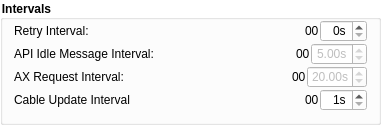
                       <widget class="QGroupBox" name="IntervalGroup">
                        <property name="geometry">
                         <rect>
                          <x>0</x>
                          <y>310</y>
                          <width>381</width>
                          <height>121</height>
                         </rect>
                        </property>
                        <property name="font">
                         <font>
                          <weight>75</weight>
                          <bold>true</bold>
                         </font>
                        </property>
                        <property name="styleSheet">
                         <string notr="true">background-color: rgba(255, 255, 255, 100);
border-color: rgb(255, 255, 255);</string>
                        </property>
                        <property name="title">
                         <string>Intervals</string>
                        </property>
                        <property name="flat">
                         <bool>true</bool>
                        </property>
                        <layout class="QVBoxLayout" name="verticalLayout_5">
                         <property name="spacing">
                          <number>1</number>
                         </property>
                         <property name="topMargin">
                          <number>0</number>
                         </property>
                         <item>
                          <layout class="QHBoxLayout" name="horizontalLayout_6">
                           <property name="spacing">
                            <number>1</number>
                           </property>
                           <item>
                            <widget class="QLabel" name="label">
                             <property name="toolTip">
                              <string>&lt;html&gt;&lt;head/&gt;&lt;body&gt;&lt;p&gt;This variable controls the interval between individual attempts at connection to API and PLC servers.&lt;/p&gt;&lt;/body&gt;&lt;/html&gt;</string>
                             </property>
                             <property name="styleSheet">
                              <string notr="true">background-color:transparent</string>
                             </property>
                             <property name="text">
                              <string>Retry Interval:</string>
                             </property>
                            </widget>
                           </item>
                           <item>
                            <spacer name="horizontalSpacer_19">
                             <property name="orientation">
                              <enum>Qt::Horizontal</enum>
                             </property>
                             <property name="sizeHint" stdset="0">
                              <size>
                               <width>40</width>
                               <height>20</height>
                              </size>
                             </property>
                            </spacer>
                           </item>
                           <item>
                            <widget class="QLabel" name="auto_label_4">
                             <property name="toolTip">
                              <string>&lt;html&gt;&lt;head/&gt;&lt;body&gt;&lt;p&gt;This variable shows in how long does MasterAPP executes Retry.&lt;/p&gt;&lt;/body&gt;&lt;/html&gt;</string>
                             </property>
                             <property name="styleSheet">
                              <string notr="true">background-color:transparent</string>
                             </property>
                             <property name="text">
                              <string>00</string>
                             </property>
                            </widget>
                           </item>
                           <item>
                            <widget class="QSpinBox" name="ri_spinBox">
                             <property name="maximumSize">
                              <size>
                               <width>60</width>
                               <height>16777215</height>
                              </size>
                             </property>
                             <property name="styleSheet">
                              <string notr="true">background-color:white</string>
                             </property>
                             <property name="alignment">
                              <set>Qt::AlignRight|Qt::AlignTrailing|Qt::AlignVCenter</set>
                             </property>
                             <property name="suffix">
                              <string>s</string>
                             </property>
                            </widget>
                           </item>
                          </layout>
                         </item>
                         <item>
                          <layout class="QHBoxLayout" name="horizontalLayout_8">
                           <property name="spacing">
                            <number>1</number>
                           </property>
                           <item>
                            <widget class="QLabel" name="label_6">
                             <property name="toolTip">
                              <string>&lt;html&gt;&lt;head/&gt;&lt;body&gt;&lt;p&gt;This variable controls the interval between Idle messages to API.&lt;/p&gt;&lt;p&gt;MasterAPP periodically sends a http GET request on which API responds in case of an update.&lt;/p&gt;&lt;/body&gt;&lt;/html&gt;</string>
                             </property>
                             <property name="styleSheet">
                              <string notr="true">background-color:transparent</string>
                             </property>
                             <property name="text">
                              <string>API Idle Message Interval:</string>
                             </property>
                            </widget>
                           </item>
                           <item>
                            <spacer name="horizontalSpacer_21">
                             <property name="orientation">
                              <enum>Qt::Horizontal</enum>
                             </property>
                             <property name="sizeHint" stdset="0">
                              <size>
                               <width>40</width>
                               <height>20</height>
                              </size>
                             </property>
                            </spacer>
                           </item>
                           <item>
                            <widget class="QLabel" name="auto_label_3">
                             <property name="toolTip">
                              <string>&lt;html&gt;&lt;head/&gt;&lt;body&gt;&lt;p&gt;This variable shows in how long does MasterAPP sends an Idle Message&lt;/p&gt;&lt;/body&gt;&lt;/html&gt;</string>
                             </property>
                             <property name="styleSheet">
                              <string notr="true">background-color:transparent</string>
                             </property>
                             <property name="text">
                              <string>00</string>
                             </property>
                            </widget>
                           </item>
                           <item>
                            <widget class="QDoubleSpinBox" name="aui_doubleSpinBox">
                             <property name="enabled">
                              <bool>false</bool>
                             </property>
                             <property name="minimumSize">
                              <size>
                               <width>0</width>
                               <height>0</height>
                              </size>
                             </property>
                             <property name="maximumSize">
                              <size>
                               <width>56</width>
                               <height>16777215</height>
                              </size>
                             </property>
                             <property name="toolTip">
                              <string>&lt;html&gt;&lt;head/&gt;&lt;body&gt;&lt;p&gt;The interval between attempts at communicating with API and PLC servers. If fails once, connection is lost.&lt;/p&gt;&lt;/body&gt;&lt;/html&gt;</string>
                             </property>
                             <property name="styleSheet">
                              <string notr="true">background-color:white</string>
                             </property>
                             <property name="alignment">
                              <set>Qt::AlignRight|Qt::AlignTrailing|Qt::AlignVCenter</set>
                             </property>
                             <property name="suffix">
                              <string>s</string>
                             </property>
                             <property name="decimals">
                              <number>2</number>
                             </property>
                             <property name="minimum">
                              <double>0.000000000000000</double>
                             </property>
                             <property name="maximum">
                              <double>120.000000000000000</double>
                             </property>
                             <property name="singleStep">
                              <double>1.000000000000000</double>
                             </property>
                             <property name="value">
                              <double>5.000000000000000</double>
                             </property>
                            </widget>
                           </item>
                          </layout>
                         </item>
                         <item>
                          <layout class="QHBoxLayout" name="horizontalLayout_13">
                           <property name="spacing">
                            <number>1</number>
                           </property>
                           <item>
                            <widget class="QLabel" name="label_14">
                             <property name="toolTip">
                              <string>&lt;html&gt;&lt;head/&gt;&lt;body&gt;&lt;p&gt;This variable controls the interval between keepAlive messages from AX-DOOR.&lt;/p&gt;&lt;/body&gt;&lt;/html&gt;</string>
                             </property>
                             <property name="styleSheet">
                              <string notr="true">background-color:transparent</string>
                             </property>
                             <property name="text">
                              <string>AX Request Interval:</string>
                             </property>
                            </widget>
                           </item>
                           <item>
                            <spacer name="horizontalSpacer_22">
                             <property name="orientation">
                              <enum>Qt::Horizontal</enum>
                             </property>
                             <property name="sizeHint" stdset="0">
                              <size>
                               <width>40</width>
                               <height>20</height>
                              </size>
                             </property>
                            </spacer>
                           </item>
                           <item>
                            <widget class="QLabel" name="auto_label_2">
                             <property name="toolTip">
                              <string>&lt;html&gt;&lt;head/&gt;&lt;body&gt;&lt;p&gt;This variable shows in how long does AX-Door sends a request.&lt;/p&gt;&lt;/body&gt;&lt;/html&gt;</string>
                             </property>
                             <property name="styleSheet">
                              <string notr="true">background-color:transparent</string>
                             </property>
                             <property name="text">
                              <string>00</string>
                             </property>
                            </widget>
                           </item>
                           <item>
                            <widget class="QDoubleSpinBox" name="ax_doubleSpinBox">
                             <property name="enabled">
                              <bool>false</bool>
                             </property>
                             <property name="maximumSize">
                              <size>
                               <width>60</width>
                               <height>16777215</height>
                              </size>
                             </property>
                             <property name="toolTip">
                              <string>&lt;html&gt;&lt;head/&gt;&lt;body&gt;&lt;p&gt;The interval between attempts at communicating with API and PLC servers. If fails once, connection is lost.&lt;/p&gt;&lt;p&gt;Will be updated on the next request interval.&lt;/p&gt;&lt;/body&gt;&lt;/html&gt;</string>
                             </property>
                             <property name="styleSheet">
                              <string notr="true">background-color:white</string>
                             </property>
                             <property name="alignment">
                              <set>Qt::AlignRight|Qt::AlignTrailing|Qt::AlignVCenter</set>
                             </property>
                             <property name="suffix">
                              <string>s</string>
                             </property>
                             <property name="decimals">
                              <number>2</number>
                             </property>
                             <property name="minimum">
                              <double>1.000000000000000</double>
                             </property>
                             <property name="maximum">
                              <double>60.000000000000000</double>
                             </property>
                             <property name="singleStep">
                              <double>1.000000000000000</double>
                             </property>
                             <property name="value">
                              <double>20.000000000000000</double>
                             </property>
                            </widget>
                           </item>
                          </layout>
                         </item>
                         <item>
                          <layout class="QHBoxLayout" name="horizontalLayout_20">
                           <property name="spacing">
                            <number>1</number>
                           </property>
                           <item>
                            <widget class="QLabel" name="label_22">
                             <property name="toolTip">
                              <string>&lt;html&gt;&lt;head/&gt;&lt;body&gt;&lt;p&gt;This variable controls the interval between updating Cable information from both API and PLC.&lt;/p&gt;&lt;p&gt;MasterAPP periodically sends a request on which API responds with Rider information, then sends the same for PLC which responds with Cable information&lt;/p&gt;&lt;/body&gt;&lt;/html&gt;</string>
                             </property>
                             <property name="styleSheet">
                              <string notr="true">background-color:transparent</string>
                             </property>
                             <property name="text">
                              <string>Cable Update Interval</string>
                             </property>
                            </widget>
                           </item>
                           <item>
                            <spacer name="horizontalSpacer_27">
                             <property name="orientation">
                              <enum>Qt::Horizontal</enum>
                             </property>
                             <property name="sizeHint" stdset="0">
                              <size>
                               <width>40</width>
                               <height>20</height>
                              </size>
                             </property>
                            </spacer>
                           </item>
                           <item>
                            <widget class="QLabel" name="auto_label_1">
                             <property name="toolTip">
                              <string>&lt;html&gt;&lt;head/&gt;&lt;body&gt;&lt;p&gt;This variable shows in how long does MasterAPP executes GetCables.&lt;/p&gt;&lt;p&gt;&lt;br/&gt;&lt;/p&gt;&lt;p&gt;First execution always synchronizes to a minute.&lt;/p&gt;&lt;/body&gt;&lt;/html&gt;</string>
                             </property>
                             <property name="styleSheet">
                              <string notr="true">background-color:transparent</string>
                             </property>
                             <property name="text">
                              <string>00</string>
                             </property>
                            </widget>
                           </item>
                           <item>
                            <widget class="QDoubleSpinBox" name="auto_doubleSpinBox">
                             <property name="minimumSize">
                              <size>
                               <width>0</width>
                               <height>0</height>
                              </size>
                             </property>
                             <property name="maximumSize">
                              <size>
                               <width>60</width>
                               <height>16777215</height>
                              </size>
                             </property>
                             <property name="toolTip">
                              <string>&lt;html&gt;&lt;head/&gt;&lt;body&gt;&lt;p&gt;The interval between attempts at updating the cable information.&lt;/p&gt;&lt;p&gt;If fails once, connection is lost.&lt;/p&gt;&lt;p&gt;Cannot be changed during update Loop.&lt;/p&gt;&lt;/body&gt;&lt;/html&gt;</string>
                             </property>
                             <property name="styleSheet">
                              <string notr="true">background-color:white</string>
                             </property>
                             <property name="alignment">
                              <set>Qt::AlignRight|Qt::AlignTrailing|Qt::AlignVCenter</set>
                             </property>
                             <property name="suffix">
                              <string>s</string>
                             </property>
                             <property name="decimals">
                              <number>0</number>
                             </property>
                             <property name="minimum">
                              <double>1.000000000000000</double>
                             </property>
                             <property name="maximum">
                              <double>60.000000000000000</double>
                             </property>
                             <property name="singleStep">
                              <double>1.000000000000000</double>
                             </property>
                             <property name="value">
                              <double>1.000000000000000</double>
                             </property>
                            </widget>
                           </item>
                          </layout>
                         </item>
                        </layout>
                       </widget>
